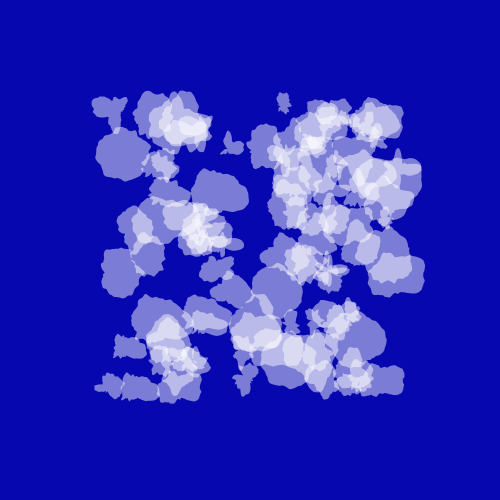
Frame 1 (no input)
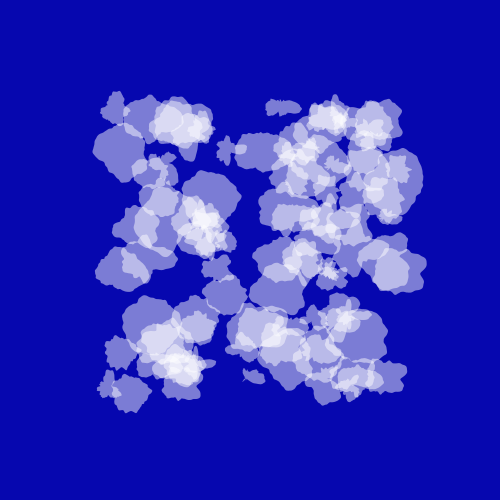
Frame 60 (the mouse pressed at the canvas centre just before this capture)
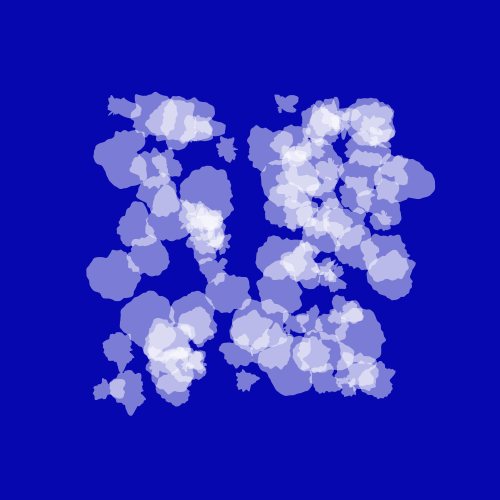
Frame 120 (the mouse held since frame 60 and released just before this capture)

The Processing sketch that drew these frames (run headless with seeded random() and noise(); from frame 60 on, the mouse is pressed at the canvas centre):

// Processing sketch: sketch_27082017
// ── sketch_27082017.pde
Blob[] blob = new Blob[100];

void setup(){
  size(500,500);
  smooth();
  for(int i = 0; i < blob.length; i++){
    blob[i] = new Blob(random(100,400), random(100,400), random(10,30));
  }
}

void draw(){
  background(6,7,175);
  for(int i = 0; i < blob.length; i++){
    blob[i].show();
  }
}
// ── Blob.pde
class Blob{
  PVector pos;
  float radius;
  PVector vel;
  float yoff = 0;
  float ctr = random(10);
  Blob(float x, float y, float r){
    pos = new PVector(x,y);
    radius = r;
    vel = new PVector(0,0);
  }
  
  void show(){
    noStroke();
    fill(255, 120);
    pushMatrix();
    translate(pos.x, pos.y);
    beginShape();
    for(float a = 0; a < TWO_PI; a+=PI/200){
      float x = cos(a);
      float y = sin(a);
      float noi = noise(x+1, y+1, ctr);
      float d = radius + map(noi, 0,1, -20,20);
      vertex(d * x, d * y);
    }
    endShape();
    popMatrix();
    ctr += 0.04;
  }
}
